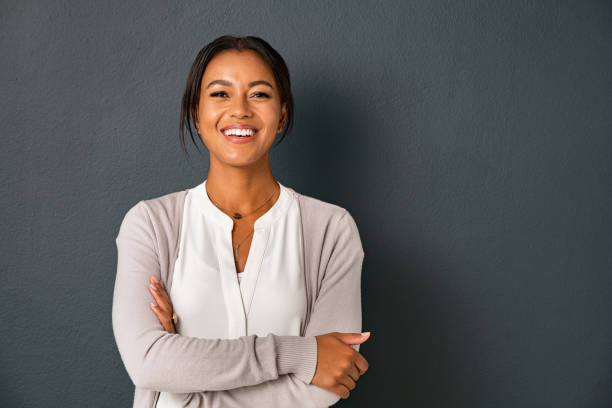
#> input picture DATASETS/images/she.jpg, 612 x 408 px
$ jupyter execute 46_Image_Transformation.ipynb   (shell and % lines are left out)
#> lines starting #> are read from the running program, lines starting #| are printed output that depends on the picture
[cell 1]
import cv2
import matplotlib.pyplot as plt
import numpy as np

[cell 2]
img=cv2.imread('../DATASETS/images/she.jpg')
#> img is the input picture: shape (408, 612, 3); mean B, G, R 94.2, 95.7, 96.8
img

[cell 3]
q_width,q_height=img.shape[1]//4,img.shape[0]//4
#> q_width = 153; q_height = 102

[cell 4]
T = np.float32([[1, 0, q_width], [0, 1, q_height]])
#> T = [[1, 0, 153], [0, 1, 102]]

[cell 5]
T
#> Out = [[1, 0, 153], [0, 1, 102]]

[cell 6]
trans_img = cv2.warpAffine(img, T, (600,600))

[cell 7]
cv2.imshow('Translated Image', trans_img)
cv2.waitKey(0)
cv2.destroyAllWindows()

[cell 8]
mask = (trans_img == 0)
trans_img[mask] = 255
cv2.imshow('Translated with White Background', trans_img)
cv2.waitKey(0)
cv2.destroyAllWindows()

[cell 9]
img_90 = cv2.rotate(img, cv2.ROTATE_90_CLOCKWISE)
img_90a =cv2.rotate(img, cv2.ROTATE_90_COUNTERCLOCKWISE)
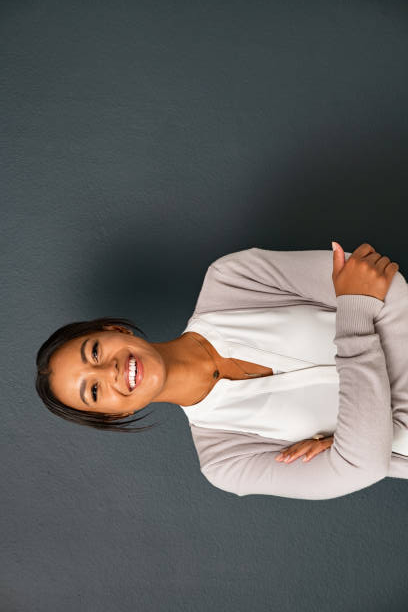
#> img_90a: shape (612, 408, 3); mean B, G, R 94.2, 95.7, 96.8
img_180 = cv2.rotate(img, cv2.ROTATE_180)
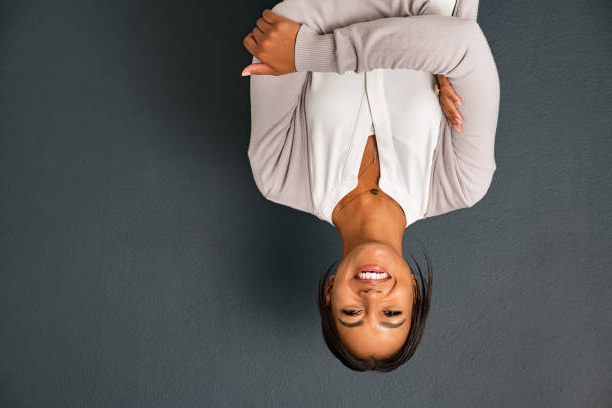
#> img_180: shape (408, 612, 3); mean B, G, R 94.2, 95.7, 96.8

[cell 10]
cv2.imshow('90 Clockwise', img_90)
cv2.imshow('90 Anti-Clockwise', img_90a)
cv2.imshow('180 Degrees', img_180)
cv2.waitKey(0)
cv2.destroyAllWindows()

### Calculate the center coordinates of the image

[cell 11]
center = img.shape[1] // 2, img.shape[0] // 2
#> center = (306, 204)

[cell 12]
center

[cell 13]
angle=30
R=cv2.getRotationMatrix2D(center,angle,1.0)

### Applying the rotation and displaying the output

[cell 14]
img_rot = cv2.warpAffine(img, R, (400, 400))
cv2.imshow('Rotated Image', img_rot)
cv2.waitKey(0)
cv2.destroyAllWindows()

[cell 15]
# [30]: Custom rotation with hardcoded center
angle = -65
R = cv2.getRotationMatrix2D((300, 300), angle, 1.0)
img_rot = cv2.warpAffine(img, R, (400,400))
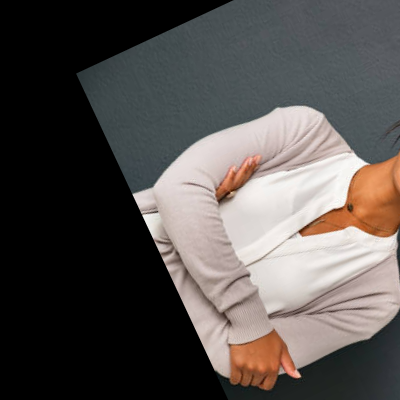
#> img_rot: shape (400, 400, 3); mean B, G, R 78.5, 81, 85.9
cv2.imshow('Rotated Image', img_rot)
cv2.waitKey(0)
cv2.destroyAllWindows()

####  Image Resizing

[cell 16]
img_res=cv2.resize(img,(600,600))

[cell 17]
img_res.shape

[cell 18]
cv2.imshow('Resized Image', img_res)
cv2.waitKey(0)
cv2.destroyAllWindows()

#### Image scaling

[cell 19]
img_res = cv2.resize(img, (700, 550))
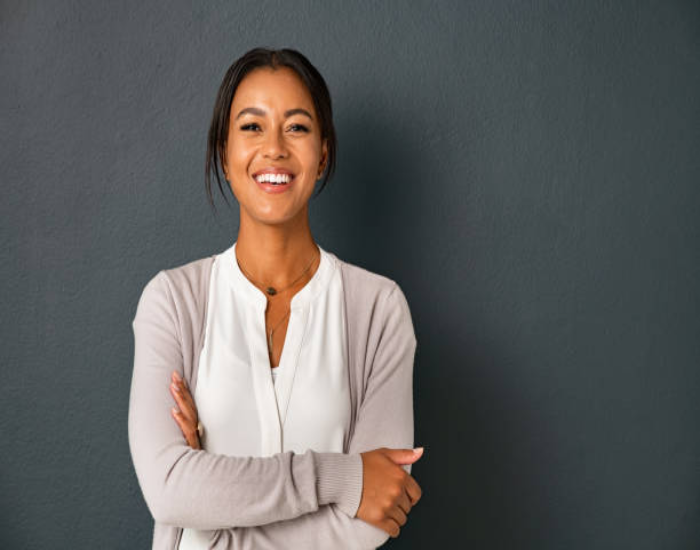
#> img_res: shape (550, 700, 3); mean B, G, R 94.1, 95.6, 96.7
cv2.imshow('Resized Image', img_res)
cv2.waitKey(0)
cv2.destroyAllWindows()

[cell 20]
img_res = cv2.resize(img, None, fx=1.5, fy=1.5)
#> img_res: shape (612, 918, 3)
print('Size')
cv2.imshow('Rescaled Image', img_res)
cv2.waitKey(0)
cv2.destroyAllWindows()

[cell 21]
from skimage.transform import resize

[cell 22]
img_rgb = plt.imread('../DATASETS/images/dog.jpg')
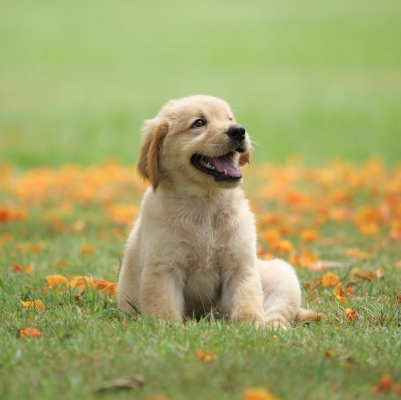
#> input picture DATASETS/images/dog.jpg, 401 x 400 px
#> img_rgb is the input picture: shape (400, 401, 3); mean R, G, B 162.3, 164.7, 102.9
img_res = resize(img_rgb, (1000, 1000))
#> img_res: shape (1000, 1000, 3) float64
img_res.shape

[cell 23]
from PIL import Image

[cell 24]
img_pil=Image.open('../DATASETS/images/dog.jpg')

[cell 25]
img_pil.resize((400,600))

[cell 26]
img_pil.rotate(60,expand=True)
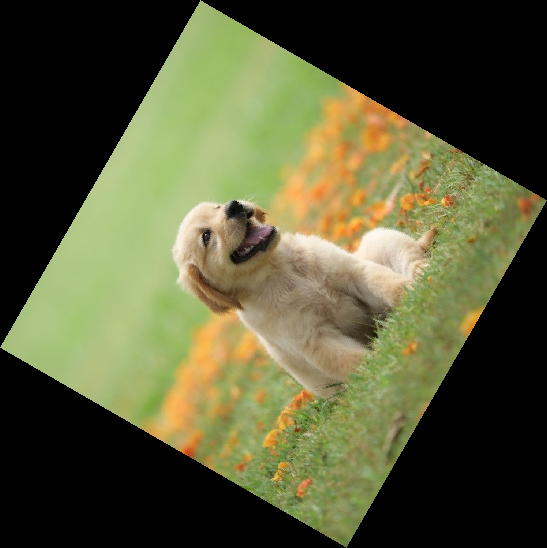
#> Out: PIL image 547x548 RGB; mean R, G, B 86.9, 88.1, 55

#### Image Flipping

[cell 27]
img_new=np.flip(img)

[cell 28]
cv2.imshow('Flipped Image', img_new)
cv2.waitKey(0)
cv2.destroyAllWindows()

#### Flipping the image horizontally along the width axis

[cell 29]
img_new = np.flip(img_rgb, axis=1)
#> img_new: shape (400, 401, 3)
cv2.imshow('Flipped Image', img_new)
cv2.waitKey(0)
cv2.destroyAllWindows()

### Horizontal flip

[cell 30]
img_hor=cv2.flip(img_rgb,0)

###  vertical flip

[cell 31]
img_ver=cv2.flip(img_rgb,1)

#### Daigonal flip

[cell 32]
img_dia=cv2.flip(img_rgb,-1)
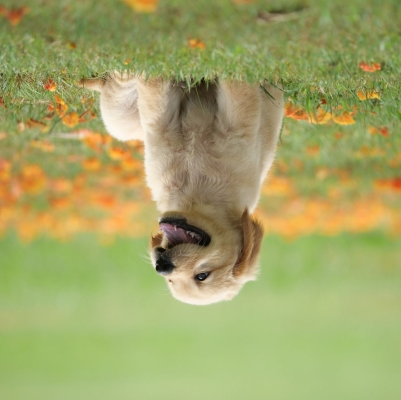
#> img_dia: shape (400, 401, 3); mean R, G, B 162.3, 164.7, 102.9

[cell 33]
plt.figure(figsize=(16, 9))
plt.subplot(141); plt.imshow(img_rgb); plt.title('Original')
plt.subplot(142); plt.imshow(img_hor); plt.title('Horizontal')
plt.subplot(143); plt.imshow(img_ver); plt.title('Vertical')
plt.subplot(144); plt.imshow(img_dia); plt.title('Diagonal')

[cell 34]
x = np.array([[4, 5, 7], [1, 8, 9]])
y = np.array([[8, 0, 2], [4, 2, 1]])

[cell 35]
x.shape, y.shape

[cell 36]
np.vstack((x, y))

[cell 37]
np.hstack((x, y))

[cell 38]
new_img=np.vstack

####  Combining stacked images into a collage

[cell 39]
new_img1 = np.vstack([img_rgb, img_hor])
new_img2 = np.vstack([img_ver, img_dia])
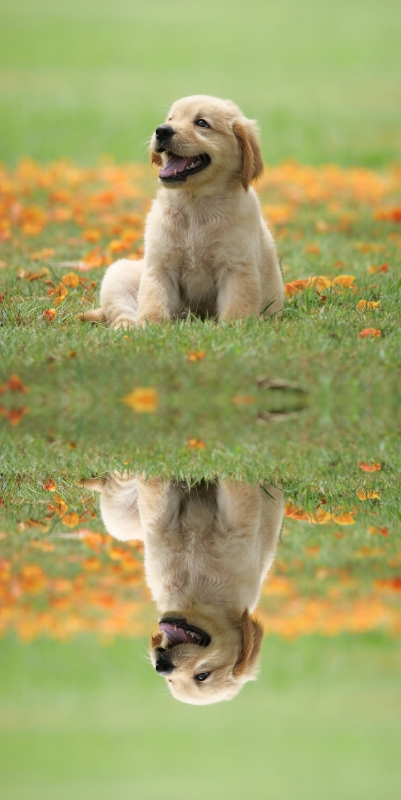
#> new_img2: shape (800, 401, 3); mean R, G, B 162.3, 164.7, 102.9
new_img3 = np.hstack([new_img1, new_img2])
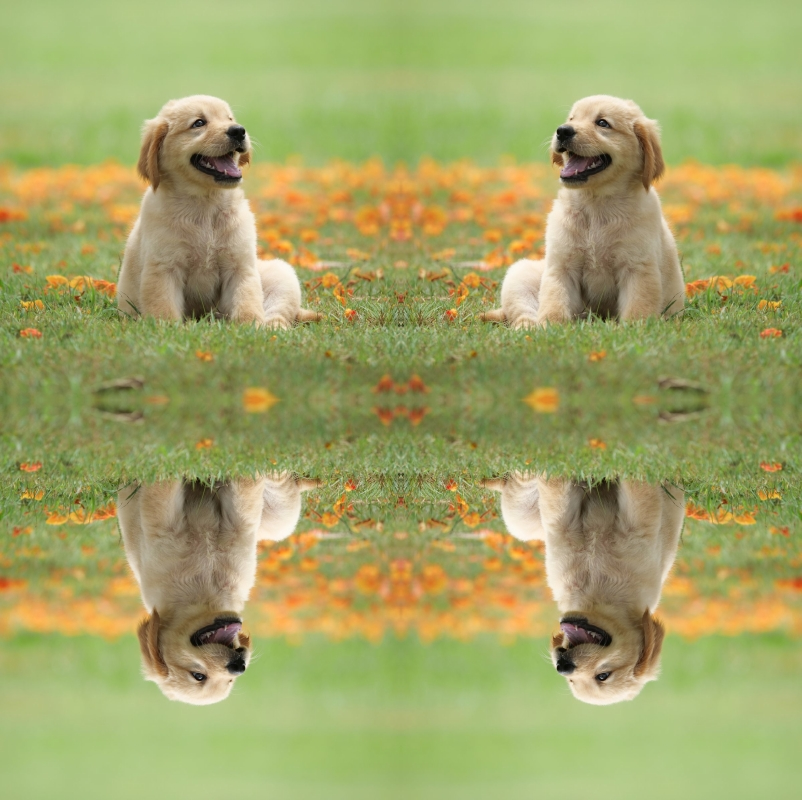
#> new_img3: shape (800, 802, 3); mean R, G, B 162.3, 164.7, 102.9
plt.imshow(new_img3)

####  image croppping

[cell 40]
# Get the dimensions
h, w = img_rgb.shape[:2]

# Crop 15% from all sides
cropped = img_rgb[int(h*0.15) : int(h*0.85), int(w*0.15) : int(w*0.85)]
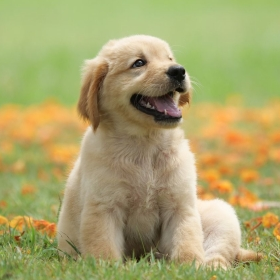
#> cropped: shape (280, 280, 3); mean R, G, B 168.8, 163.5, 108

# Display it
plt.imshow(cropped)

[cell 41]
# [71]: Extracting image dimensions
height, width, _ = img_rgb.shape

# [74]: Calculating the 15% crop bounds
startRow = int(height * 0.15)
startCol = int(width * 0.15)
endRow = int(height * 0.85)
endCol = int(width * 0.85)

# [17]: Currently active cell (The instructor is typing this line)


img_crop = img_rgb[startRow:endRow, startCol:endCol]
